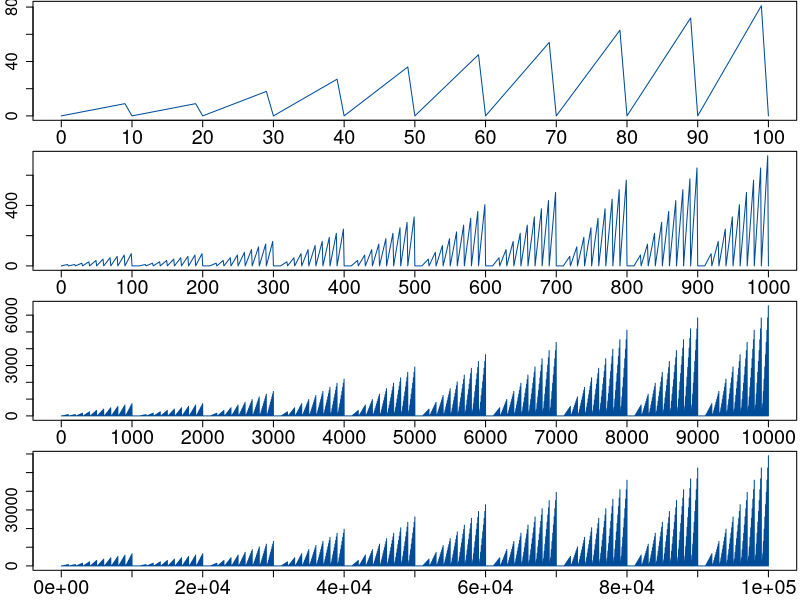

The R source for this figure:
digit_prod <- function(n) {
    if (n == 0)   {
        return(0)
    }
    
    else {
        n_prod = 1
        n_dig = log10(10*n)
        for (count_dig in 1:n_dig) {
            n_prod = n_prod*(n %% 10)
            n = floor(n/10)
            }
        return(n_prod)
    }
}

draw_prod <- function(x_num) {
    x = 0:x_num
    y = sapply(X = x, FUN = digit_prod)
    
    plot(x, y, type = 'n', xlim = c(0, x_num), xaxt = 'n', yaxt = 'n')
    lines(x, y, col = '#004C99')
    axis(1, at = 0:10 * x_num/10, cex.axis = 1.8)
    axis(2, cex.axis = 1.5)
}

par(mfrow=c(4,1), mar = c(2.25, 2.5, 0.1, 0.25))
draw_prod(100)
draw_prod(1000)
draw_prod(10000)
draw_prod(100000)